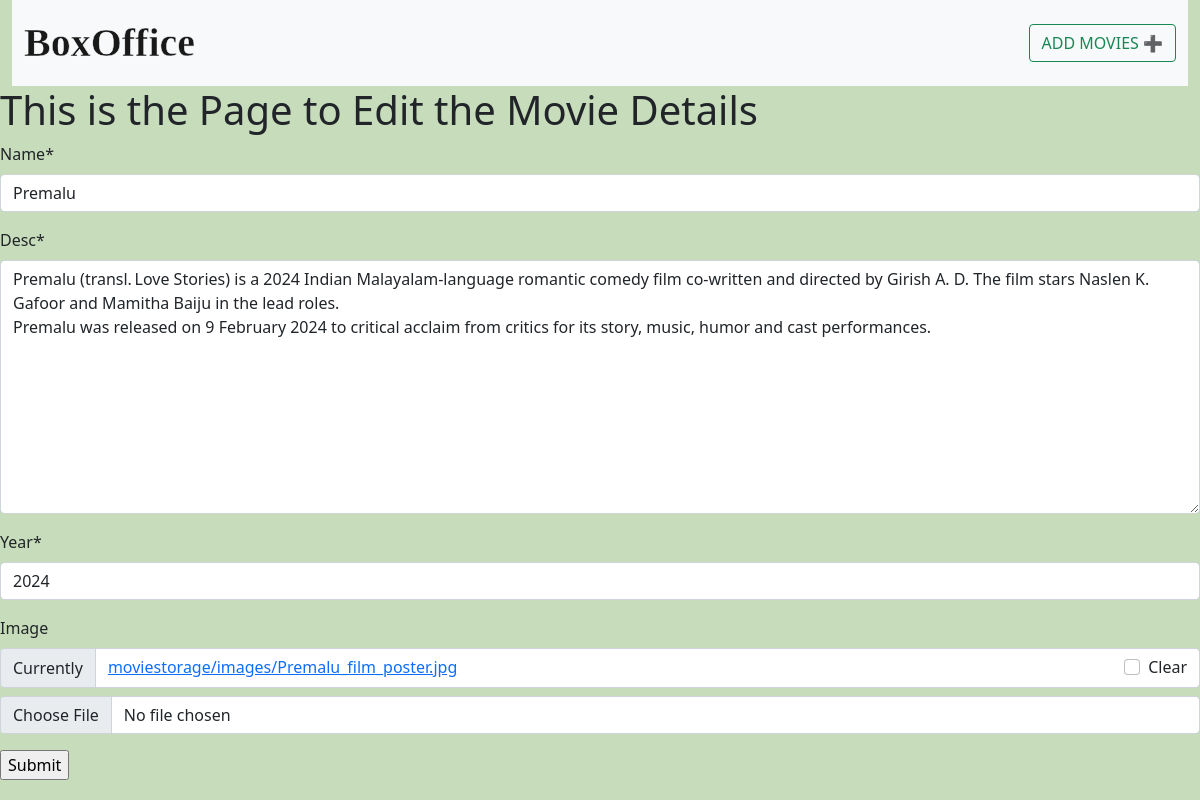
Screenshot of /editpage/2/ with the database file from the repository.
### movies/models.py (models this page shows, shortened)
class Movies(models.Model):
    name = models.CharField(max_length=30)
    desc = models.TextField()
    year = models.IntegerField()
    image = models.ImageField(upload_to="moviestorage/images",null=True,blank=True)

### movies/views.py (the view, shortened to what this page needs)
# urls.py: path('editpage/<int:n>/',views.edit,name="edit"),
def edit(request,n):
    ed = Movies.objects.get(id=n)  # to get the particular element with id
    form1 = movieform(instance=ed)  # instance = ed, to get the datas already when editing. when initially the page loads w want the form together with the data.
    return render(request, 'editpage.html', {'form': form1})

### movies/forms.py
class movieform(forms.ModelForm):  #Form Definition
    class Meta:
        model=Movies
        fields="__all__"

### templates/editpage.html (shortened to what this page needs)
{% extends 'base.html' %}
{% load static %}
{% load crispy_forms_tags %}
{% block edit %}
<h1>This is the Page to Edit the Movie Details</h1>
<form method="POST" enctype="multipart/form-data">
    {{ form|crispy }}
    <input type="submit">
</form>
{% endblock %}

### static/css/style.css (style rules this page uses)
body { background-color:#C6DCBA; }

### rows the page displays
Movies: name "Premalu", desc "Premalu (transl. Love Stories) is a 2024 Indian Malayalam-language romantic comedy film co-written and directed by Girish A. D. The film stars Naslen K. Gafoor and Mamitha Baiju in the lead roles. Premalu was released on 9 February 2024 to critical acclaim from critics for its story, music, humor and cast performances.", year "2024"
